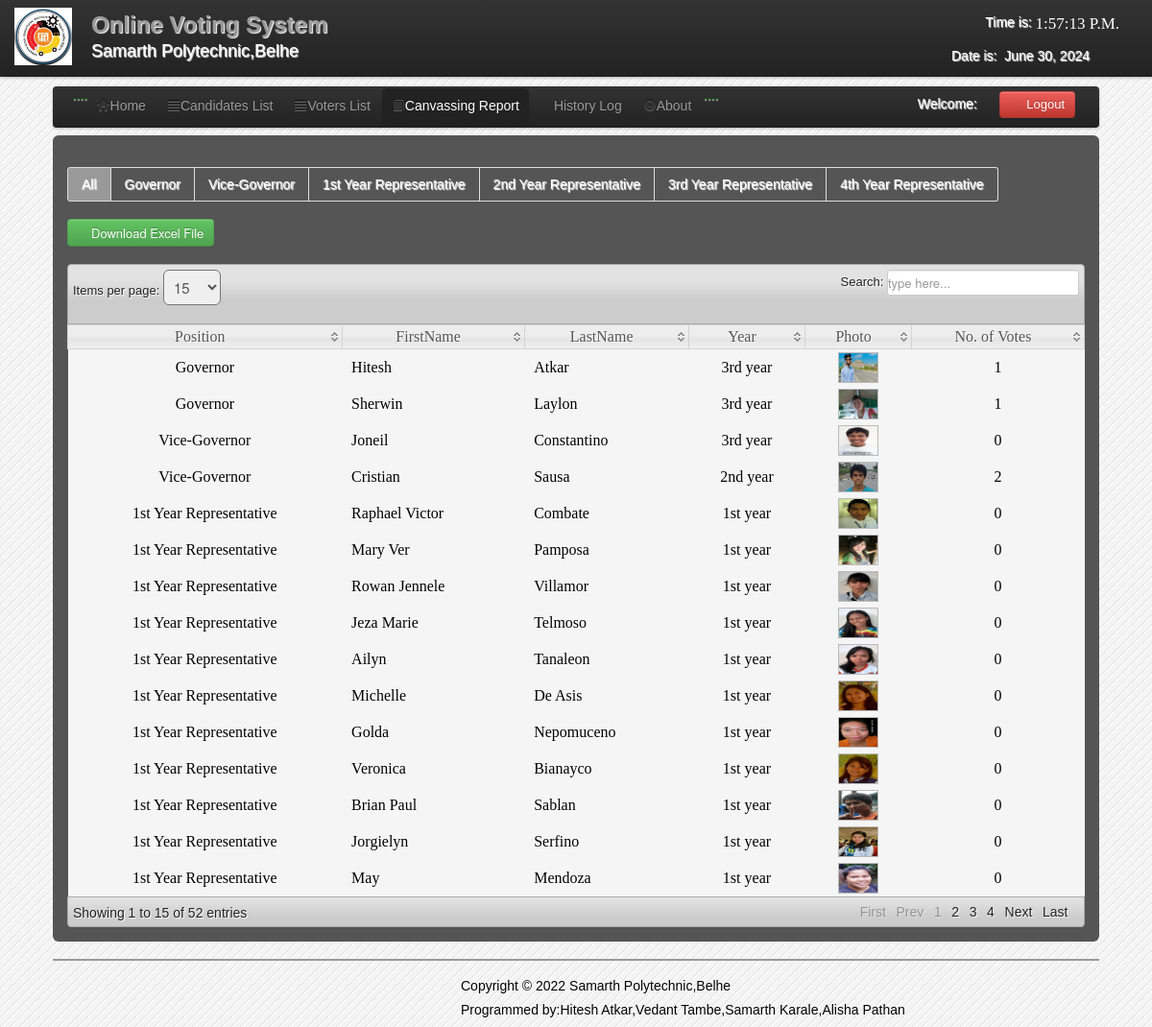
/admin/canvassing_report.php (signed in), run on the app's committed database.
### tables this page shows
CREATE TABLE `candidate` (
  `CandidateID` int(11) NOT NULL,
  `abc` varchar(1) NOT NULL,
  `Position` varchar(200) NOT NULL,
  `Party` varchar(100) NOT NULL,
  `FirstName` varchar(200) NOT NULL,
  `LastName` varchar(200) NOT NULL,
  `MiddleName` varchar(100) NOT NULL,
  `Gender` varchar(6) NOT NULL,
  `Year` varchar(100) NOT NULL,
  `Photo` varchar(200) NOT NULL
);

### admin/canvassing_report.php (the view, shortened to what this page needs)
<?php
include('session.php');
include('header.php');
include('dbcon.php');
?>
</head>
<body>
<?php include('nav_top.php'); ?>
<div class="wrapper">
<div class="home_body">
<div class="navbar">
	<div class="navbar-inner">
	<div class="container">
	<ul class="nav nav-pills">
	  <li>....</li>
	  <li><a href="home.php"><i class="icon-home icon-large"></i>Home</a></li>
	  <li><a  href="candidate_list.php"><i class="icon-align-justify icon-large"></i>Candidates List</a></li>
	  <li class=""><a  href="voter_list.php"><i class="icon-align-justify icon-large"></i>Voters List</a></li>
		 <li class="active"><a  href="canvassing_report.php"><i class="icon-book icon-large"></i>Canvassing Report</a></li>
		    <li><a  href="History.php"><i class="icon-table icon-large"></i>History Log</a>
		   <li><a data-toggle="modal" href="#about"><i class="icon-exclamation-sign icon-large"></i>About</a></li>
		   <li>....</li>
	 </ul>
	<form class="navbar-form pull-right">
		<?php $result=mysqli_query($conn,"select * from users where User_id='$id_session'");
	$row=mysqli_fetch_array($result);
	?>
	<font color="white">Welcome:<i class="icon-user-md"></i><?php echo $row['User_Type']; ?></font>
	<a class="btn btn-danger" id="logout" data-toggle="modal" href="#myModal"><i class="icon-off"></i>&nbsp;Logout</a>
	</form>
	</div>
	</div>
	</div>
	<div id="element" class="hero-body">
	    <div class="pagination">
    <ul>
    <li  class="active"><a href="Canvassing_report.php"><font color="white">All</font></a></li>
    <li><a href="C_governor.php"><font color="white">Governor</font></a></li>
    <li><a href="C_vice-governor.php"><font color="white">Vice-Governor</font></a></li>
    <li><a href="C_1st_year.php"><font color="white">1st Year Representative</font></a></li>
    <li><a href="C_2nd_year.php"><font color="white">2nd Year Representative</font></a></li>
    <li><a href="C_3rd_year.php"><font color="white">3rd Year Representative</font></a></li>
    <li><a href="C_4th_year.php"><font color="white">4th Year Representative</font></a></li>
    </ul>
    </div>
		<form method="POST" action="canvassing_excel.php">
	<button id="save_voter" class="btn btn-success" name="save"><i class="icon-download icon-large"></i>Download Excel File</button>
	</form>
	<table class="users-table">
<div class="demo_jui">
		<table cellpadding="0" cellspacing="0" border="0" class="display" id="log" class="jtable">
			<thead>
				<tr>
				<th>Position</th>
				<th>FirstName</th>
				<th>LastName</th>
				<th>Year</th>
				<th>Photo</th>
				<th>No. of Votes</th>
				</tr>
			</thead>
			<tbody>
<?php $candidate_query=mysqli_query($conn,"select  * from candidate");
		while($candidate_rows=mysqli_fetch_array($candidate_query)){ $id=$candidate_rows['CandidateID'];
		?>
<tr class="del<?php echo $id ?>">
	<td align="center"><?php echo $candidate_rows['Position']; ?></td>
	<td><?php echo $candidate_rows['FirstName']; ?></td>
	<td><?php echo $candidate_rows['LastName']; ?></td>
	<td align="center"><?php echo $candidate_rows['Year']; ?></td>
	<td align="center"><img class="pic" width="40" height="30" src="<?php echo $candidate_rows['Photo'];?>" border="0" onmouseover="showtrail('<?php echo $candidate_rows['Photo'];?>','<?php echo $candidate_rows['FirstName']." ".$candidate_rows['LastName'];?> ',200,5)" onmouseout="hidetrail()"></a></td>
		<td align="center">
	<?php $votes_query=mysqli_query($conn,"select * from votes where CandidateID='$id'");
	$vote_count=mysqli_num_rows($votes_query);
	echo $vote_count;
	?>
</td>
	</tr>
<?php } ?>
			</tbody>
		</table>
	</div>
	</div>
<?php include('footer.php')?>
</div>
</body>
</html>

### admin/css/datatable/demo_table_jui.css (style rules this page uses)
table.display thead th { cursor: pointer; padding: 3px 0 3px 10px; }
table.display { border-collapse: collapse; clear: both; margin: 0 auto; width: 100%; }
table.display td { padding: 3px 10px; }
tr.odd { background-color: #f5f5f5; }
tr.even { background-color: #f5f5f5; }

### admin/css/Home.css (style rules this page uses)
* { margin:0; padding:0; }
body { font-family:"Trebuchet MS", "Myriad Pro", Arial, sans-serif; font-size:14px; background-color: #fff; background:#f4f4f4 url(../images/bg.gif) repeat top left; text-shadow:1px 1px 1px #fff; background-position: 0 0px; }
.wrapper { width:1090px; margin:10px auto; }

### data on the page
candidate: Position "1st Year Representative", FirstName "Raphael Victor", LastName "Combate", Year "1st year", Photo (picture), vote_count "0"
candidate: Position "1st Year Representative", FirstName "Mary Ver", LastName "Pamposa", Year "1st year", Photo (picture), vote_count "0"
candidate: Position "1st Year Representative", FirstName "Rowan Jennele", LastName "Villamor", Year "1st year", Photo (picture), vote_count "0"
candidate: Position "1st Year Representative", FirstName "Jeza Marie", LastName "Telmoso", Year "1st year", Photo (picture), vote_count "0"
candidate: Position "1st Year Representative", FirstName "Ailyn", LastName "Tanaleon", Year "1st year", Photo (picture), vote_count "0"
candidate: Position "Governor", FirstName "Hitesh", LastName "Atkar", Year "3rd year", Photo (picture), vote_count "1"
candidate: Position "1st Year Representative", FirstName "Michelle", LastName "De Asis", Year "1st year", Photo (picture), vote_count "0"
candidate: Position "1st Year Representative", FirstName "Golda", LastName "Nepomuceno", Year "1st year", Photo (picture), vote_count "0"
candidate: Position "1st Year Representative", FirstName "Veronica", LastName "Bianayco", Year "1st year", Photo (picture), vote_count "0"
candidate: Position "1st Year Representative", FirstName "Brian Paul", LastName "Sablan", Year "1st year", Photo (picture), vote_count "0"
candidate: Position "Vice-Governor", FirstName "Joneil", LastName "Constantino", Year "3rd year", Photo (picture), vote_count "0"
candidate: Position "Vice-Governor", FirstName "Cristian", LastName "Sausa", Year "2nd year", Photo (picture), vote_count "2"
candidate: Position "1st Year Representative", FirstName "Jorgielyn", LastName "Serfino", Year "1st year", Photo (picture), vote_count "0"
candidate: Position "1st Year Representative", FirstName "May", LastName "Mendoza", Year "1st year", Photo (picture), vote_count "0"
candidate: Position "Governor", FirstName "Sherwin", LastName "Laylon", Year "3rd year", Photo (picture), vote_count "1"
